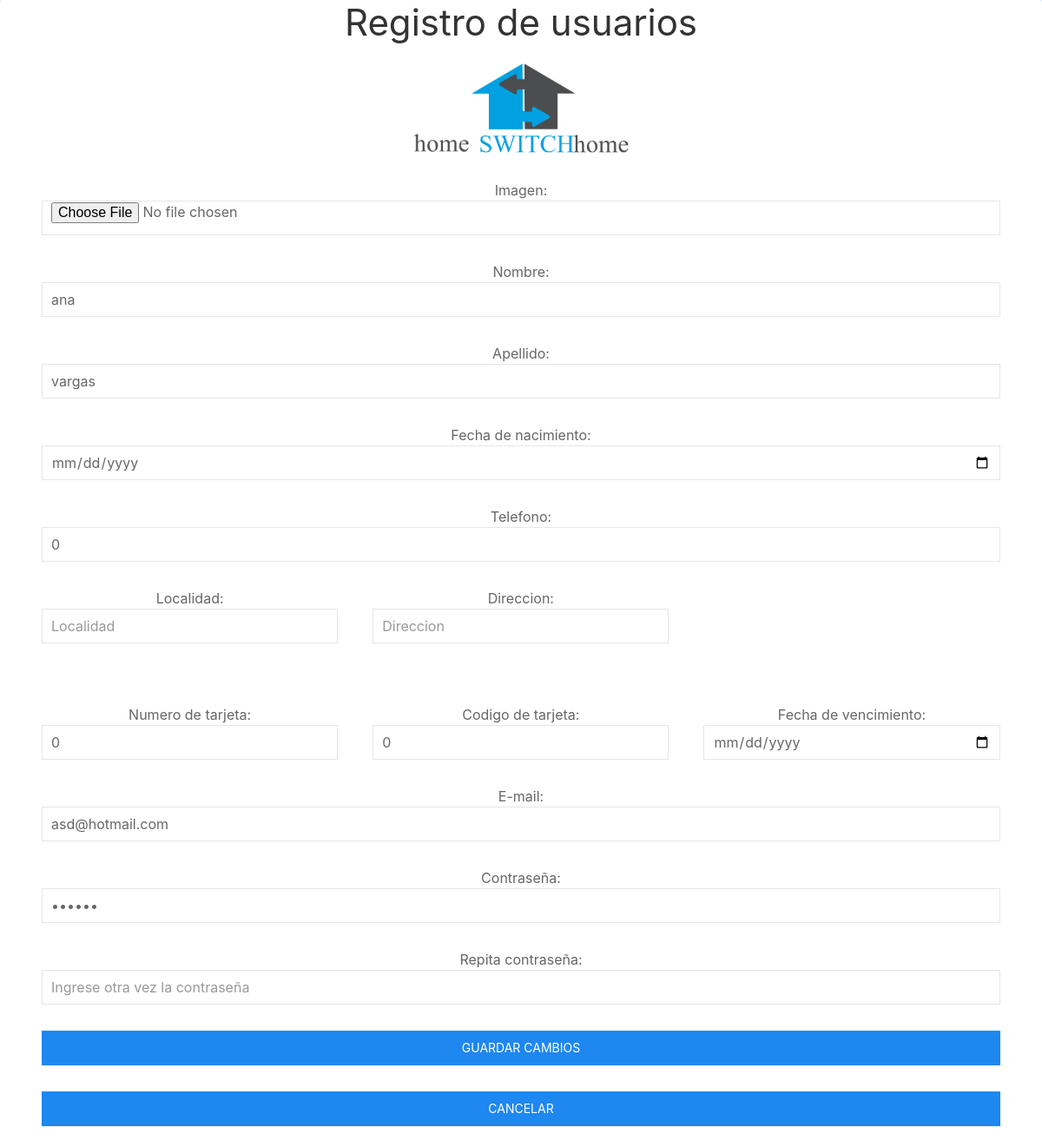
Screenshot of /HSH3/controladores/editar-perfil.php?mail=asd@hotmail.com with the database file from the repository.
### tables this page shows
CREATE TABLE `usuario` (
  `id` int(11) NOT NULL,
  `nombre_usuario` varchar(30) NOT NULL,
  `apellido_usuario` varchar(45) NOT NULL,
  `fecha_nacimiento` date NOT NULL,
  `mail` varchar(50) NOT NULL,
  `contrasenia` varchar(30) NOT NULL,
  `premium` tinyint(1) NOT NULL,
  `localidad` varchar(30) NOT NULL,
  `direccion` varchar(45) NOT NULL,
  `telefono` int(20) NOT NULL,
  `tarjeta_numero` int(15) NOT NULL,
  `tarjeta_codigo` int(3) NOT NULL,
  `tarjeta_vencimiento` date NOT NULL,
  `imagen` mediumblob NOT NULL,
  `tipoimagen` varchar(10) NOT NULL,
  `creditos` int(1) NOT NULL
);

### HSH3/modelos/funciones-usuarios.php (called while the page is built, shortened)
<?php
function getUsuario($conexion,$usuario)
{
	$consulta = "SELECT * FROM usuario WHERE mail='$usuario'";
	$ret = mysqli_fetch_array(mysqli_query($conexion, $consulta));
	return $ret;
}
?>

### HSH3/controladores/editar-perfil.php (the view, shortened to what this page needs)
<?php
include('../modelos/funciones-usuarios.php');
$conexion=conectar();
$mail=$_GET['mail'];
$mostrar= getUsuario($conexion,$mail);
?>
<!DOCTYPE html>
<html lang="en" dir="ltr">
  <head>
    <link rel="stylesheet" type="text/css" href="../css/uikit.min.css" />
    <link rel="stylesheet" type="text/css" href="../css/personal.css" />
  </head>
  <body class="uk-height-viewport my-background-color">
    <div class="">
      <div class="uk-position-center my-form-box uk-padding-small">
        <div class="uk-width-1-1">
          <h1 align="center">Registro de usuarios</h1>
        </div>
        <center>
          <img src="../files/hsh-logo.png"width="250" height="250" >
        </center>
          <form action="../controladores/validarEditarPerfil.php" method="post" enctype="multipart/form-data" class="uk-form uk-padding-small uk-padding-remove-bottom">
             <div class="uk-width-1-1 uk-padding-small">
             <label for="foto">
              Imagen:</label>
              <input id="foto" name="foto" type="file" size="20" accept="image/*" class="uk-input" >
              </div>
            <div class="uk-width-1-1 uk-padding-small">
              <label>Nombre:</label>
              <input type="nombre" name="nombre" class="uk-input " placeholder="Nombre" value="<?php echo($mostrar['nombre_usuario']);?>" required>
            </div>
            <div class="uk-width-1-1 uk-padding-small">
              <label>Apellido:</label>
              <input type="apellido" name="apellido" class="uk-input" placeholder="Apellido"   value="<?php echo $mostrar['apellido_usuario'] ;?>" required>
            </div>
            <div class="uk-width-1-1 uk-padding-small">
              <label>Fecha de nacimiento:</label>
              <input id="nac" type="date" name="edad" class="uk-input " placeholder="Fecha de nacimiento"  value="<?php echo $mostrar['fecha_nacimiento']; ?>" required>
            </div>
            <div class="uk-width-1-1 uk-padding-small">
               <label>Telefono:</label>
              <input type="telefono" name="telefono" class="uk-input " placeholder="Telefono"  value="<?php echo $mostrar['telefono']; ?>" required>
            </div>
             <div class="uk-child-width-expand@s uk-padding-small" uk-grid>
            <div class="uk-width-1-3 ">
               <label>Localidad:</label>
              <input type="localidad" name="localidad" class="uk-input " placeholder="Localidad"  value="<?php echo $mostrar['localidad']; ?>" required>
            </div >
            <div class="uk-width-1-3">
               <label>Direccion:</label>
              <input type="direccion" name="direccion" class="uk-input " placeholder="Direccion"  value="<?php echo $mostrar['direccion']; ?>" required>
            </div>
           </div>
            <div class="uk-child-width-expand@s uk-padding-small" uk-grid>
            <div class="uk-width-1-3 ">
               <label>Numero de tarjeta:</label>
              <input type="tarjeta" name="tarjeta_numero" class="uk-input " placeholder="Numero"  value="<?php echo $mostrar['tarjeta_numero']; ?>"required>
            </div>
            <div class="uk-width-1-3" >
              <label>Codigo de tarjeta:</label>
              <input type="tarjeta" name="tarjeta_codigo" class="uk-input " placeholder="Codigo" value="<?php echo $mostrar['tarjeta_codigo']; ?>" required>
            </div>
            <div class="uk-width-1-3">
              <label>Fecha de vencimiento:</label>
              <input type="date" data-uk-datepicker="{format:'MM.YYYY'}" name="tarjeta_vencimiento" class="uk-input " placeholder="Vencimiento"  value="<?php echo $mostrar['tarjeta_vencimiento']; ?>" required>
            </div>
          </div>
           <div class="uk-width-1-1 uk-padding-small">
               <label>E-mail:</label>
              <input type="email" name="mail" class="uk-input" placeholder="E-Mail" value="<?php echo $mostrar['mail']; ?>"  required>
            </div>
            <div class="uk-width-1-1 uk-padding-small">
               <label>Contraseña:</label>
              <input type="password" name="contrasenia" class="uk-input " placeholder="Contraseña" value="<?php echo $mostrar['contrasenia']; ?>"  required>
            </div>
            <div class="uk-width-1-1 uk-padding-small">
              <label>Repita contraseña:</label>
              <input type="password" name="contrasenia-copia" class="uk-input " placeholder="Ingrese otra vez la contraseña" required>
            </div>
            <div class="uk-width-1-1 uk-padding-small">
              <input type="submit" value="Guardar cambios" class="uk-width-1-1 uk-button uk-button-primary"></input>
            </div>
            <div class="uk uk-width-1-1 uk-padding-small">
             <a  class="uk-width-1-1 uk-button uk-button-primary" href="../vistas/home-user.php"> Cancelar</a>
            </div>
          </form>
      </div>
    </div>
  </body>
</html>

### HSH3/css/personal.css (style rules this page uses)
.my-form-box { text-align: center; background-color: #FFFFFF; border: solid; border-radius: 20px; border-color: #FFFFFF; }
.my-background-color { background: rgba(0,96,156,1); }

### rows the page displays
usuario: nombre "ana", apellido "vargas", telefono "0", tarjeta_numero "0", tarjeta_codigo "0", mail "asd@hotmail.com"
